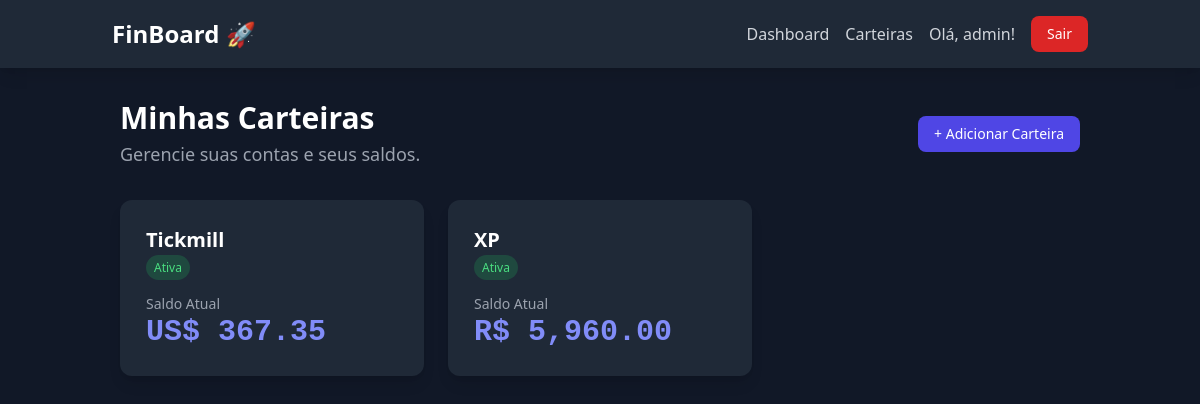
The page /dashboard/accounts/ (signed in) on the database its author committed.
### dashboard/models.py (models this page shows, shortened)
class Account(models.Model):
    CURRENCY_CHOICES = [
        ('BRL', 'Real Brasileiro'),
        ('USD', 'Dólar Americano'),
    ]
    user = models.ForeignKey(
        User, on_delete=models.CASCADE, verbose_name="Usuário")
    name = models.CharField("Nome da Carteira", max_length=100,
                            help_text="Ex: Corretora XP, Binance Futures")
    currency = models.CharField(
        "Moeda", max_length=3, choices=CURRENCY_CHOICES, default='BRL')
    initial_balance = models.DecimalField(
        "Saldo Inicial", max_digits=12, decimal_places=2, default=0.0)
    is_active = models.BooleanField("Ativa", default=True)
    @property
    def current_balance(self):
        balance = self.initial_balance
        transaction_total = self.transactions.aggregate(
            total=Sum(
                Case(
                    When(type='DEPOSITO', then='amount'),
                    When(type='SAQUE', then=F('amount') * -1),
                    default=Decimal('0.0'),
                    output_field=models.DecimalField()
                )
            )
        )['total'] or Decimal('0.00')
        balance += transaction_total
        operations_pl = self.operation_set.filter(status='FECHADA').aggregate(
            total_pl=Sum('net_financial_result')
        )['total_pl'] or Decimal('0.00')
        balance += operations_pl
        return round(balance, 2)

### dashboard/views.py (the view)
# urls.py: path('accounts/', views.account_list, name='account_list'),
@login_required
def account_list(request):
    accounts = Account.objects.filter(user=request.user).order_by('name')
    context = {
        'accounts': accounts
    }
    return render(request, 'dashboard/account_list.html', context)

### dashboard/templatetags/currency_filters.py (called while the page is built)
@register.filter(name='format_currency')
def format_currency(value, currency_code):
    try:
        value = Decimal(value)
    except (ValueError, TypeError):
        return value
    formatted_value = intcomma(value).replace(
        ",", "TEMP_COMMA").replace(".", ",").replace("TEMP_COMMA", ".")
    if currency_code == 'BRL':
        return f"R$ {formatted_value}"
    elif currency_code == 'USD':
        return f"US$ {formatted_value}"
    else:
        return f"{currency_code} {formatted_value}"

### dashboard/templates/dashboard/account_list.html (shortened to what this page needs)
{% extends 'core/base.html' %}
{% load currency_filters %} {% block content %}
<div class="container mx-auto px-4 sm:px-6 lg:px-8 py-8">
    <div class="flex justify-between items-center mb-8">
        <div>
            <h1 class="text-3xl font-bold text-white">Minhas Carteiras</h1>
            <p class="mt-1 text-lg text-gray-400">Gerencie suas contas e seus saldos.</p>
        </div>
        <a href="{% url 'dashboard:account_add' %}" class="px-4 py-2 text-sm font-medium text-white bg-indigo-600 rounded-lg hover:bg-indigo-700 transition-colors">
            + Adicionar Carteira
        </a>
    </div>
    <div class="grid grid-cols-1 md:grid-cols-2 lg:grid-cols-3 gap-6">
        {% for account in accounts %}
        <a href="{% url 'dashboard:account_detail' pk=account.pk %}" class="block">
            <div class="bg-gray-800 rounded-xl shadow-lg p-6 h-full flex flex-col justify-between hover:border-indigo-500 border-2 border-transparent transition-all">
                <div>
                    <h3 class="font-bold text-xl text-white">{{ account.name }}</h3>
                    <span class="text-xs font-medium px-2 py-1 rounded-full {% if account.is_active %}bg-green-500/20 text-green-400{% else %}bg-gray-600 text-gray-400{% endif %}">
                        {% if account.is_active %}Ativa{% else %}Inativa{% endif %}
                    </span>
                </div>
                <div class="mt-4">
                    <p class="text-sm text-gray-400">Saldo Atual</p>
                    <p class="text-3xl font-mono font-bold text-indigo-400">
                        {{ account.current_balance|format_currency:account.currency }}
                    </p>
                </div>
            </div>
        </a>
        {% endfor %}
    </div>
</div>
{% endblock %}

### core/templates/core/base.html (shortened to what this page needs)
{% load static %}
<!DOCTYPE html>
<html lang="pt-br" class="dark">
<head>
    <link href="{% static 'core/css/output.css' %}" rel="stylesheet">
</head>
<body class="bg-gray-900">
    <header class="bg-gray-800 shadow-lg sticky top-0 z-50">
        <nav class="container mx-auto px-6 py-4">
            <div class="flex items-center justify-between">
                <a href="{% url 'core:home' %}" class="text-white text-2xl font-bold hover:text-indigo-400 transition-colors">
                    FinBoard 🚀
                </a>
                <div class="flex items-center space-x-4">
                    {% if user.is_authenticated %}
                        <a href="{% url 'core:home' %}" class="text-gray-300 hover:text-white transition-colors">Dashboard</a>
                        <a href="{% url 'dashboard:account_list' %}" class="text-gray-300 hover:text-white transition-colors">Carteiras</a>
                        <span class="text-gray-300">Olá, {{ user.username }}!</span>
                        <a href="{% url 'core:logout' %}" class="px-4 py-2 text-sm font-medium text-white bg-red-600 rounded-lg hover:bg-red-700 transition-colors">
                            Sair
                        </a>
                    {% else %}
                        <a href="{% url 'core:login' %}" class="text-gray-300 hover:text-white transition-colors">Login</a>
                        <a href="{% url 'core:register' %}" class="px-4 py-2 text-sm font-medium text-white bg-indigo-600 rounded-lg hover:bg-indigo-700 transition-colors">
                            Cadastre-se
                        </a>
                    {% endif %}
                </div>
            </div>
        </nav>
    </header>
    <main>
        {% block content %}
        {% endblock %}
    </main>
</body>
</html>

### rows shown on the page
Account: name "Tickmill", is_active "Ativa", current_balance "US$ 367.35"
Account: name "XP", is_active "Ativa", current_balance "R$ 5,960.00"

### other values the page prints
{{ user.username }} "admin"
